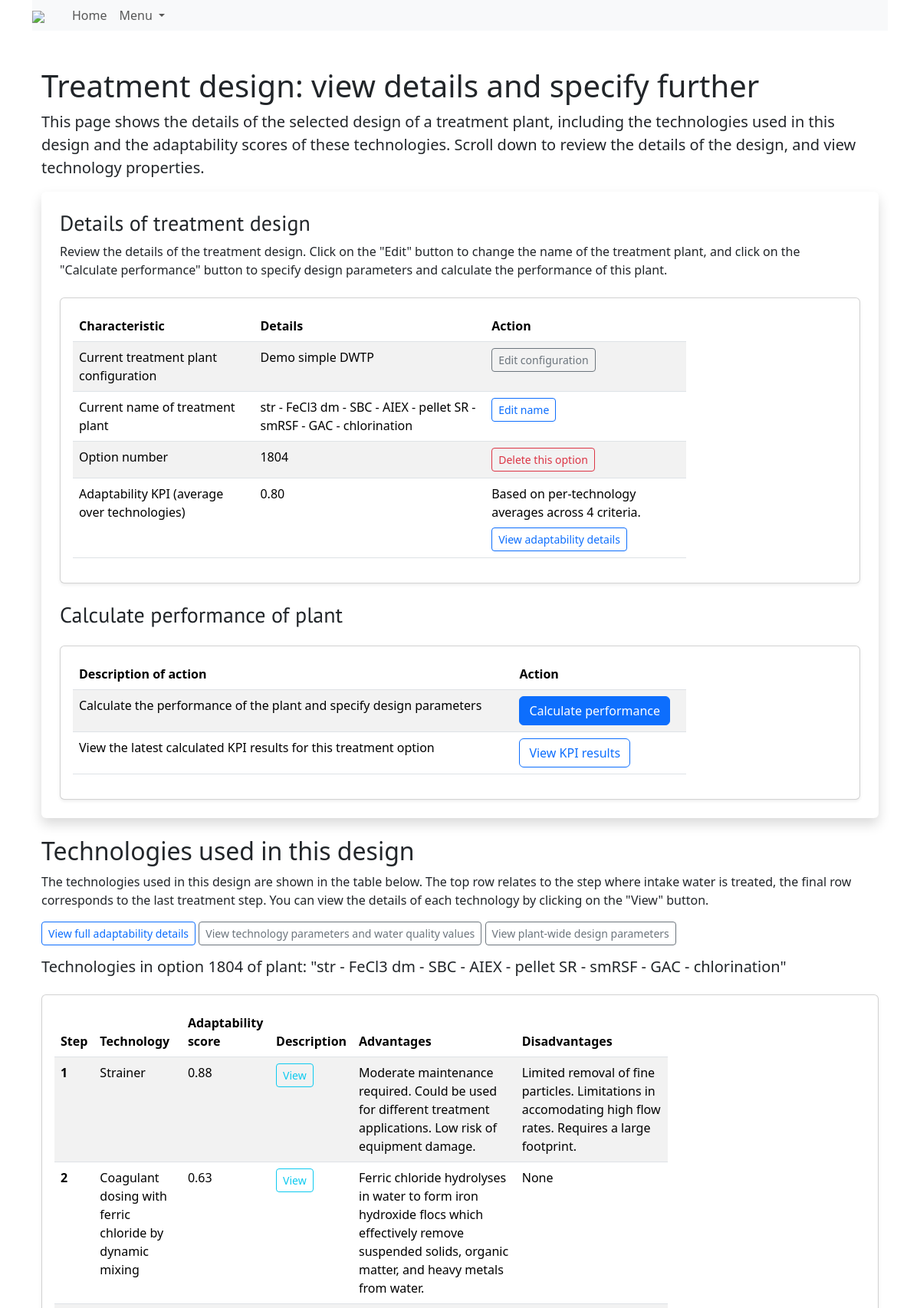
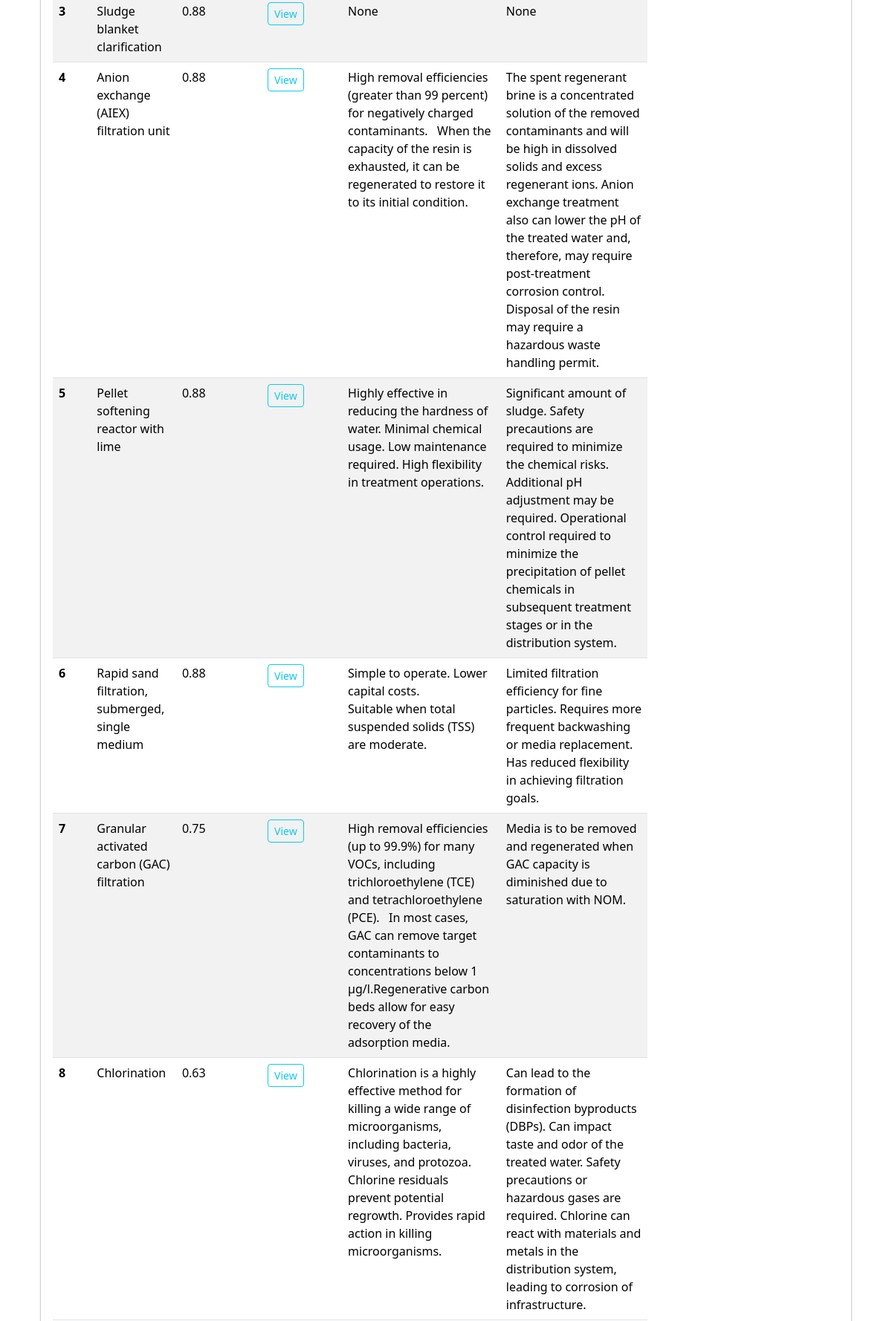
Page /treatmentdesign_details/str-fecl3-dm-sbc-aiex-pellet-sr-smrsf-gac-chlorination (upper part) on the committed database (2 pictures, top to bottom).
### drinq/models.py (models this page shows, shortened)
class TreatmentPlant(models.Model):
    id = models.AutoField(primary_key=True, unique=True)
    configuration = models.ForeignKey(
        MultiStepConfiguration, models.CASCADE, blank=True, null=True,
        db_column='configuration')
    option = models.IntegerField(
        blank=False, null=False,
        help_text="Identifying number in a set of preliminary treatment design options"
        )
    name = models.TextField(blank=True, null=False)
    description = models.TextField(blank=True, null=True)
    slug = models.SlugField(unique=True, blank=True)
    class Meta:
        db_table = 'treatmentplant'
        verbose_name_plural = "treatment plants"

class MultiStepConfiguration(models.Model):
    name = models.CharField(max_length=150)
    description = models.TextField(blank=True, null=True, max_length=500)
    user = models.ForeignKey(
        CustomUser,
        on_delete=models.CASCADE,
        related_name='multistepforms',
        db_column='user',
        blank=True, null=True)
    date_created = models.DateTimeField(auto_now_add=True)
    water_source = models.ForeignKey(
        'DesignTree',
        on_delete=models.SET_NULL,
        db_column='water_source',
        related_name='multistepforms',
        blank=True, null=True)
    session_key = models.CharField(max_length=40)
    class Meta:
        db_table = 'form_multistep'

class TreatmentPlantLayout(models.Model):
    id = models.AutoField(primary_key=True, unique=True)
    treatmentplant = models.ForeignKey(
        TreatmentPlant, models.CASCADE, blank=True, null=True,
        db_column='treatmentplant')
    step = models.IntegerField(blank=True, null=False)
    technology = models.ForeignKey(
        'Technology', models.CASCADE, blank=True, null=True,
        db_column='technology'
    )
    class Meta:
        db_table = 'treatmentplantlayout'
        verbose_name_plural = "treatment plant layouts"

class Technology(models.Model):
    id = models.AutoField(primary_key=True, unique=True)
    name = models.TextField(unique=True, null=False)
    description = models.TextField(blank=True, null=True)
    slug = AutoSlugField(populate_from='name')
    advantage = models.TextField(null=True, max_length=500)
    disadvantage = models.TextField(null=True, max_length=500)
    class Meta:
        db_table = 'technology'
        verbose_name_plural = "technologies"

### drinq/views.py (the view)
class TreatmentDesignDetailView(generic.DetailView):
    model = TreatmentPlantLayout
    template_name = 'drinq/treatmentdesign_details.html'
    def get_object(self):
        return get_object_or_404(
            TreatmentPlant,
            slug=self.kwargs.get('slug')
        )
    def get_context_data(self, **kwargs):
        context = {}
        has_plant_kpi_results = TreatmentPlantPropertyValue.objects.filter(
            treatmentplant=self.object,
        ).exists()
        has_technology_kpi_results = (
            TreatmentPlantTechnologyKPIValue.objects.filter(
                treatmentplant=self.object,
            ).exists()
        )
        treatment_layout = (
            TreatmentPlantLayout.objects
            .filter(treatmentplant=self.object)
            .select_related('technology')
            .order_by('step')
        )
        technologies = [
            layout.technology for layout in treatment_layout
            if layout.technology is not None
        ]
        adaptability_data = get_adaptability_scores_for_technologies(
            technologies)
        treatment_layout_with_adaptability = []
        criteria_coverage_notes = []
        adaptability_matrix_rows = []
        criteria = adaptability_data['criteria']
        for layout in treatment_layout:
            technology_id = layout.technology_id
            criteria_count = adaptability_data[
                'technology_criteria_counts'].get(technology_id, 0)
            criterion_score_map = adaptability_data[
                'technology_criterion_scores'].get(technology_id, {})
            treatment_layout_with_adaptability.append({
                'layout': layout,
                'adaptability_score': adaptability_data[
                    'technology_scores'].get(technology_id),
                'criteria_count': criteria_count,
            })
            criteria_coverage_notes.append({
                'step': layout.step,
                'technology_name': layout.technology.name,
                'criteria_count': criteria_count,
            })
            adaptability_matrix_rows.append({
                'step': layout.step,
                'technology_name': layout.technology.name,
                'criterion_scores': [
                    criterion_score_map.get(criterion['id'])
                    for criterion in criteria
                ],
                'average_score': adaptability_data[
                    'technology_scores'].get(technology_id),
            })
        context['treatment_plant'] = self.object
        context['treatment_layout'] = treatment_layout
        context['treatment_layout_with_adaptability'] = (
            treatment_layout_with_adaptability)
        context['adaptability_criteria'] = criteria
        context['criteria_coverage_notes'] = criteria_coverage_notes
        context['adaptability_matrix_rows'] = adaptability_matrix_rows
        context['plant_adaptability_score'] = adaptability_data['plant_score']
        context['adaptability_criteria_total'] = (
            adaptability_data['criteria_total'])
        context['has_kpi_results'] = (
            has_plant_kpi_results or has_technology_kpi_results
        )
        return context

### templates/drinq/treatmentdesign_details.html (shortened to what this page needs)
{% extends 'base.html' %}
{% load i18n %}
{% block content %}
<body class="bg-light">
<div class="container mt-5">
    <h1>Treatment design: view details and specify further</h1>
    <p class="lead">
        This page shows the details of the selected design of a treatment plant, including
        the technologies used in this design and the adaptability scores of these technologies. Scroll down
        to review the details of the design, and view technology properties.
    </p>
    <div class="form-container bg-white p-4 shadow rounded">
        <h3>Details of treatment design</h3>
        <p>Review the details of the treatment design. Click on the "Edit" button to change the name of
            the treatment plant, and click on the "Calculate performance"
            button to specify design parameters and calculate the performance of this plant.</p>
        <div class="card mt-4 shadow-sm">
            <div class="card-body">
                <table class="table table-striped">
                    <thead>
                        <tr>
                            <th>Characteristic</th>
                            <th>Details</th>
                            <th>Action</th>
                        </tr>
                    </thead>
                    <tbody>
                        <tr>
                            <td>Current treatment plant configuration</td>
                            <td>{{ treatment_plant.configuration.name }}</td>
                            <td>
                                <a href="{% url 'configuration_edit' treatment_plant.configuration.id %}" class="btn btn-outline-secondary btn-sm">
                                    Edit configuration
                                </a>
                            </td>
                        </tr>
                        <tr>
                            <td>Current name of treatment plant</td>
                            <td>{{ treatment_plant.name }}</td>
                            <td>
                                <a href="{% url 'edit_treatmentdesign' treatment_plant.slug %}" class="btn btn-outline-primary btn-sm">Edit name</a>
                            </td>
                        </tr>
                        <tr>
                            <td>Option number</td>
                            <td>{{ treatment_plant.option }}</td>
                            <td>
                                <form method="post" action="{% url 'configuration_manage' %}" class="d-inline">
                                    <button
                                        type="submit"
                                        class="btn btn-outline-danger btn-sm"
                                        onclick="return confirm('Delete this design option?');"
                                    >
                                        Delete this option
                                    </button>
                                </form>
                            </td>
                        </tr>
                        <tr>
                            <td>Adaptability KPI (average over technologies)</td>
                            <td>
                                {% if plant_adaptability_score is not None %}
                                    {{ plant_adaptability_score|floatformat:2 }}
                                {% else %}
                                    <em>No adaptability score available.</em>
                                {% endif %}
                            </td>
                            <td>
                                <div class="mb-2">
                                    Based on per-technology averages across
                                    {{ adaptability_criteria_total }} criteria.
                                </div>
                                <a href="{% url 'adaptability_details' treatment_plant.id %}" class="btn btn-outline-primary btn-sm">
                                    View adaptability details
                                </a>
                            </td>
                        </tr>
                    </tbody>
                </table>
            </div>
        </div>
        <h3 class="mt-4">Calculate performance of plant</h3>
        <div class="card mt-4 shadow-sm">
            <div class="card-body">
                <table class="table table-striped">
                    <thead>
                        <tr>
                            <th>Description of action</th>
                            <th>Action</th>
                        </tr>
                    </thead>
                    <tbody>
                        <tr>
                            <td>Calculate the performance of the plant and specify design parameters</td>
                            <td><a href="{% url 'design_parameter_input' treatment_plant.id %}" class="btn btn-primary">Calculate performance</a></td>
                        </tr>
                        {% if has_kpi_results %}
                            <tr>
                                <td>View the latest calculated KPI results for this treatment option</td>
                                <td>
                                    <a href="{% url 'design_parameter_results' treatment_plant.id %}" class="btn btn-outline-primary">
                                        View KPI results
                                    </a>
                                </td>
                            </tr>
                        {% endif %}
                    </tbody>
                </table>
            </div>
        </div>
    </div>
    <h2 class="mt-4">Technologies used in this design</h2>
    <p class="card-text">
        The technologies used in this design are shown in the table below. The top row relates to the step where intake water is
        treated, the final row corresponds to the last treatment step. You can view the details of each technology by clicking on the "View" button.
    </p>
    <p>
        <a href="{% url 'adaptability_details' treatment_plant.id %}" class="btn btn-outline-primary btn-sm">
            View full adaptability details
        </a>
        <a href="{% url 'technology_parameter_overview' treatment_plant.id %}" class="btn btn-outline-secondary btn-sm">
            View technology parameters and water quality values
        </a>
        <a href="{% url 'design_parameter_overview' treatment_plant.id %}" class="btn btn-outline-secondary btn-sm">
            View plant-wide design parameters
        </a>
    </p>
    <h5 class="card-title">Technologies in option {{ treatment_plant.option }}  of plant: "{{ treatment_plant.name }}"</h5>
    <div class="card mt-4 shadow-sm">
        <div class="card-body">
            <table class="table table-striped">
                <thead>
                    <tr>
                        <th>Step</th>
                        <th>Technology</th>
                        <th>Adaptability score</th>
                        <th>Description</th>
                        <th>Advantages</th>
                        <th>Disadvantages</th>
                    </tr>
                </thead>
                <tbody>
                {% for row in treatment_layout_with_adaptability %}
                    <tr>
                        <th>{{ row.layout.step }}</th>
                        <td>{{ row.layout.technology.name }}</td>
                        <td>
                            {% if row.adaptability_score is not None %}
                                {{ row.adaptability_score|floatformat:2 }}
                            {% else %}
                                <em>Not available</em>
                            {% endif %}
                        </td>
                        <td>
                            <button class="btn btn-sm btn-outline-info" data-bs-toggle="modal" data-bs-target="#descModal{{ row.layout.technology.id }}">
                                View
                            </button>
                        </td>
                        <td>{{ row.layout.technology.advantage }}</td>
                        <td>{{ row.layout.technology.disadvantage }}</td>
                    </tr>
                {% endfor %}
                </tbody>
            </table>
        </div>
    </div>
</div>
</body>
{% endblock %}

### drinq/static/css/drinq.css (style rules this page uses)
.page-header h1, .h1, h1 { margin-top: 1em; }
.h2, h2 { margin-top: .67em; }
.h3, h3, .h4, h4 { font-family: 'PT Sans', cursive; }
@media (min-width: 750px) { table { max-width: 800px; width: 100%; margin-left: 0; margin-right: auto; } }

### rows in the picture
TreatmentPlant: configuration.name "Demo simple DWTP", name "str - FeCl3 dm - SBC - AIEX - pellet SR - smRSF - GAC - chlorination", option "1804"
TreatmentPlantLayout: layout.step "1", layout.technology.name "Strainer", adaptability_score "0.88", layout.technology.advantage "Moderate maintenance required. Could be used for different treatment applications. Low risk of equipment damage.", layout.technology.disadvantage "Limited removal of fine particles. Limitations in accomodating high flow rates. Requires a large footprint."
TreatmentPlantLayout: layout.step "2", layout.technology.name "Coagulant dosing with ferric chloride by dynamic mixing", adaptability_score "0.63", layout.technology.advantage "Ferric chloride hydrolyses in water to form iron hydroxide flocs which effectively remove suspended solids, organic matter, and heavy metals from water.", layout.technology.disadvantage "None"
TreatmentPlantLayout: layout.step "3", layout.technology.name "Sludge blanket clarification", adaptability_score "0.88", layout.technology.advantage "None", layout.technology.disadvantage "None"
TreatmentPlantLayout: layout.step "4", layout.technology.name "Anion exchange (AIEX) filtration unit", adaptability_score "0.88", layout.technology.advantage "High removal efficiencies (greater than 99 percent) for negatively charged contaminants. When the capacity of the resin is exhausted, it can be regenerated to restore it to its initial condition.", layout.technology.disadvantage "The spent regenerant brine is a concentrated solution of the removed contaminants and will be high in dissolved solids and excess regenerant ions. Anion exchange treatment also can lower the pH of the treated water and, therefore, may require post-treatment corrosion control. Disposal of the resin may require a hazardous waste handling permit."
TreatmentPlantLayout: layout.step "5", layout.technology.name "Pellet softening reactor with lime", adaptability_score "0.88", layout.technology.advantage "Highly effective in reducing the hardness of water. Minimal chemical usage. Low maintenance required. High flexibility in treatment operations.", layout.technology.disadvantage "Significant amount of sludge. Safety precautions are required to minimize the chemical risks. Additional pH adjustment may be required. Operational control required to minimize the precipitation of pellet chemicals in subsequent treatment stages or in the distribution system."
TreatmentPlantLayout: layout.step "6", layout.technology.name "Rapid sand filtration, submerged, single medium", adaptability_score "0.88", layout.technology.advantage "Simple to operate. Lower capital costs. Suitable when total suspended solids (TSS) are moderate.", layout.technology.disadvantage "Limited filtration efficiency for fine particles. Requires more frequent backwashing or media replacement. Has reduced flexibility in achieving filtration goals."
TreatmentPlantLayout: layout.step "7", layout.technology.name "Granular activated carbon (GAC) filtration", adaptability_score "0.75", layout.technology.advantage "High removal efficiencies (up to 99.9%) for many VOCs, including trichloroethylene (TCE) and tetrachloroethylene (PCE). In most cases, GAC can remove target contaminants to concentrations below 1 µg/l.Regenerative carbon beds allow for easy recovery of the adsorption media.", layout.technology.disadvantage "Media is to be removed and regenerated when GAC capacity is diminished due to saturation with NOM."
TreatmentPlantLayout: layout.step "8", layout.technology.name "Chlorination", adaptability_score "0.63", layout.technology.advantage "Chlorination is a highly effective method for killing a wide range of microorganisms, including bacteria, viruses, and protozoa. Chlorine residuals prevent potential regrowth. Provides rapid action in killing microorganisms.", layout.technology.disadvantage "Can lead to the formation of disinfection byproducts (DBPs). Can impact taste and odor of the treated water. Safety precautions or hazardous gases are required. Chlorine can react with materials and metals in the distribution system, leading to corrosion of infrastructure."

### other values in the picture
{{ plant_adaptability_score|floatformat:2 }} "0.80"
{{ adaptability_criteria_total }} "4"
